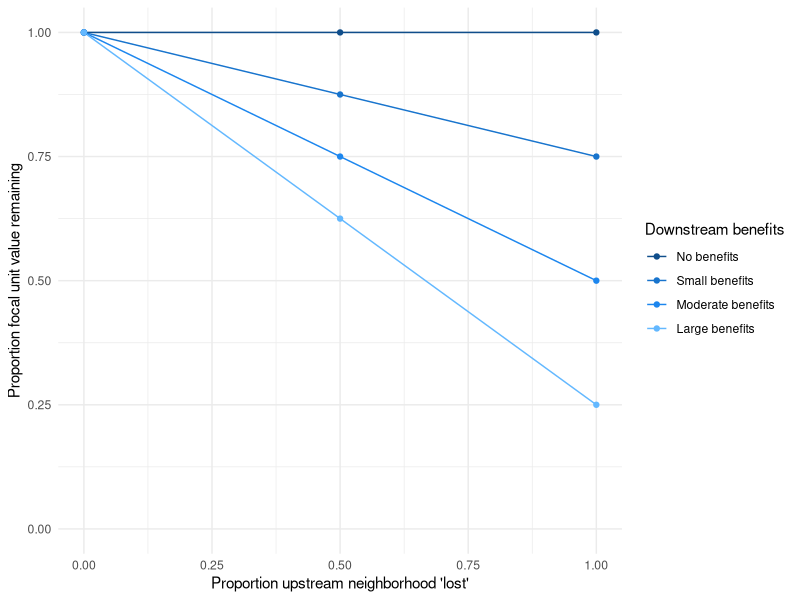

Write R code to recreate this figure.
# Plot directed connectivity response curves
# for documentation figure (Appendix C)

library(ggplot2)
library(reshape)
library(RColorBrewer)

#Define minimum proportion of target value remaining for each curve
min1 = 0.75
min2 = 0.5
min3 = 0.25

#Define increments in proportion upstream neighborhood lost
x = seq(0,1,by=0.5)

#Define y-values of response curves
y0 = rep(1,length(x)) #flat curve - no directed connectivity considered
y1 = seq(1,min1,by=-(1-min1)/(length(x)-1))
y2 = seq(1,min2,by=-(1-min2)/(length(x)-1))
y3 = seq(1,min3,by=-(1-min3)/(length(x)-1))

#Create data frame
df <- data.frame(x,y0,y1,y2,y3)
colnames(df) <- c("x","No benefits","Small benefits","Moderate benefits","Large benefits")
dfm <- melt(df,id="x")

#Plot figure
ggplot(data=dfm, aes(x=x, y=value,group=variable)) +
  geom_line(aes(color=variable)) +
  geom_point(aes(color=variable)) + 
  scale_color_manual(name="Downstream benefits",values=c("#104E8B","#1874CD","#1C86EE","#63B8FF")) + 
  scale_y_continuous(limits=c(0,1.0)) +
  labs(x="Proportion upstream neighborhood 'lost'",y="Proportion focal unit value remaining") +
  #scale_color_discrete(name="Downstream benefits") +
  theme_minimal()
